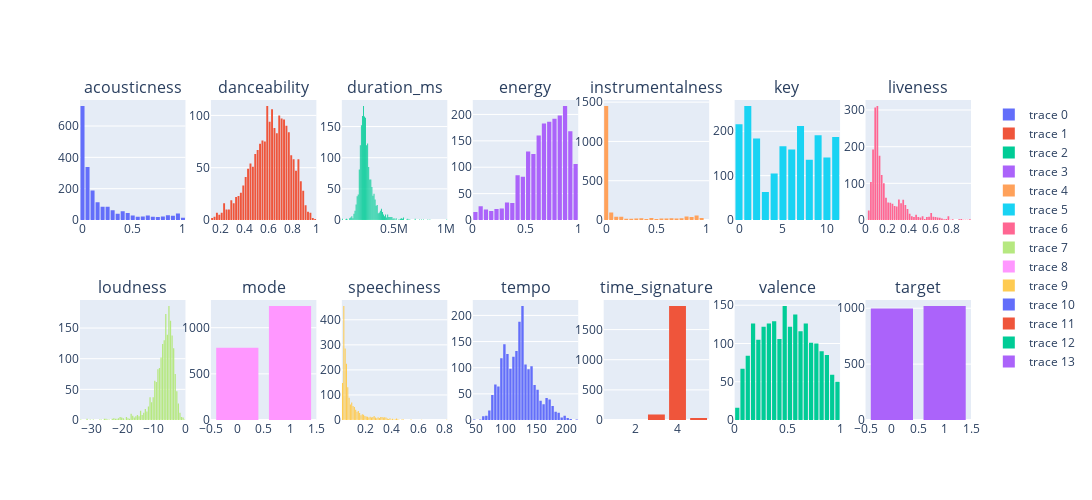

The notebook cell saved with this chart:
### Code cell
j=1
d=1

part1=spotify_df[dist_cols].columns[0:7]
part2=spotify_df[dist_cols].columns[7:14]


fig= make_subplots(rows=2, cols=7, start_cell ='top-left', subplot_titles=('acousticness', 'danceability', 'duration_ms', 'energy',
       'instrumentalness', 'key', 'liveness','loudness', 'mode', 'speechiness', 'tempo', 'time_signature', 'valence',
       'target'))


for k in part2:
    for i in part1:
        if j<8:
            fig.add_trace(go.Histogram(x=spotify_df[i]),row=1,col=j)
            j+=1
    if d<8:
        fig.add_trace(go.Histogram(x=spotify_df[k]),row=2,col=d)
        d+=1
fig.update_layout(bargap=.2,width=1100,height=500)
fig.show()

### Figure 1 — Plotly figure (JSON) as saved in the notebook; plotly's stock layout.template omitted (floating-point values rounded to 4 significant figures; data arrays with more than 128 entries replaced by an {"elided": "..."} marker saying what was removed)
{"data": [{"type": "histogram", "x": {"elided": "2017 float values"}, "xaxis": "x", "yaxis": "y"}, {"type": "histogram", "x": {"elided": "2017 float values"}, "xaxis": "x2", "yaxis": "y2"}, {"type": "histogram", "x": {"elided": "2017 int values"}, "xaxis": "x3", "yaxis": "y3"}, {"type": "histogram", "x": {"elided": "2017 float values"}, "xaxis": "x4", "yaxis": "y4"}, {"type": "histogram", "x": {"elided": "2017 float values"}, "xaxis": "x5", "yaxis": "y5"}, {"type": "histogram", "x": {"elided": "2017 int values"}, "xaxis": "x6", "yaxis": "y6"}, {"type": "histogram", "x": {"elided": "2017 float values"}, "xaxis": "x7", "yaxis": "y7"}, {"type": "histogram", "x": {"elided": "2017 float values"}, "xaxis": "x8", "yaxis": "y8"}, {"type": "histogram", "x": {"elided": "2017 int values"}, "xaxis": "x9", "yaxis": "y9"}, {"type": "histogram", "x": {"elided": "2017 float values"}, "xaxis": "x10", "yaxis": "y10"}, {"type": "histogram", "x": {"elided": "2017 float values"}, "xaxis": "x11", "yaxis": "y11"}, {"type": "histogram", "x": {"elided": "2017 int values"}, "xaxis": "x12", "yaxis": "y12"}, {"type": "histogram", "x": {"elided": "2017 float values"}, "xaxis": "x13", "yaxis": "y13"}, {"type": "histogram", "x": {"elided": "2017 int values"}, "xaxis": "x14", "yaxis": "y14"}], "layout": {"annotations": [{"font": {"size": 16}, "showarrow": false, "text": "acousticness", "x": 0.05918, "xanchor": "center", "xref": "paper", "y": 1, "yanchor": "bottom", "yref": "paper"}, {"font": {"size": 16}, "showarrow": false, "text": "danceability", "x": 0.2061, "xanchor": "center", "xref": "paper", "y": 1, "yanchor": "bottom", "yref": "paper"}, {"font": {"size": 16}, "showarrow": false, "text": "duration_ms", "x": 0.3531, "xanchor": "center", "xref": "paper", "y": 1, "yanchor": "bottom", "yref": "paper"}, {"font": {"size": 16}, "showarrow": false, "text": "energy", "x": 0.5, "xanchor": "center", "xref": "paper", "y": 1, "yanchor": "bottom", "yref": "paper"}, {"font": {"size": 16}, "showarrow": false, "text": "instrumentalness", "x": 0.6469, "xanchor": "center", "xref": "paper", "y": 1, "yanchor": "bottom", "yref": "paper"}, {"font": {"size": 16}, "showarrow": false, "text": "key", "x": 0.7939, "xanchor": "center", "xref": "paper", "y": 1, "yanchor": "bottom", "yref": "paper"}, {"font": {"size": 16}, "showarrow": false, "text": "liveness", "x": 0.9408, "xanchor": "center", "xref": "paper", "y": 1, "yanchor": "bottom", "yref": "paper"}, {"font": {"size": 16}, "showarrow": false, "text": "loudness", "x": 0.05918, "xanchor": "center", "xref": "paper", "y": 0.375, "yanchor": "bottom", "yref": "paper"}, {"font": {"size": 16}, "showarrow": false, "text": "mode", "x": 0.2061, "xanchor": "center", "xref": "paper", "y": 0.375, "yanchor": "bottom", "yref": "paper"}, {"font": {"size": 16}, "showarrow": false, "text": "speechiness", "x": 0.3531, "xanchor": "center", "xref": "paper", "y": 0.375, "yanchor": "bottom", "yref": "paper"}, {"font": {"size": 16}, "showarrow": false, "text": "tempo", "x": 0.5, "xanchor": "center", "xref": "paper", "y": 0.375, "yanchor": "bottom", "yref": "paper"}, {"font": {"size": 16}, "showarrow": false, "text": "time_signature", "x": 0.6469, "xanchor": "center", "xref": "paper", "y": 0.375, "yanchor": "bottom", "yref": "paper"}, {"font": {"size": 16}, "showarrow": false, "text": "valence", "x": 0.7939, "xanchor": "center", "xref": "paper", "y": 0.375, "yanchor": "bottom", "yref": "paper"}, {"font": {"size": 16}, "showarrow": false, "text": "target", "x": 0.9408, "xanchor": "center", "xref": "paper", "y": 0.375, "yanchor": "bottom", "yref": "paper"}], "bargap": 0.2, "height": 500, "width": 1100, "xaxis": {"anchor": "y", "autorange": true, "domain": [0, 0.1184], "range": [-0.025, 1.025], "type": "linear"}, "xaxis10": {"anchor": "y10", "autorange": true, "domain": [0.2939, 0.4122], "range": [0.02, 0.82], "type": "linear"}, "xaxis11": {"anchor": "y11", "autorange": true, "domain": [0.4408, 0.5592], "range": [45, 220], "type": "linear"}, "xaxis12": {"anchor": "y12", "autorange": true, "domain": [0.5878, 0.7061], "range": [0.5, 5.5], "type": "linear"}, "xaxis13": {"anchor": "y13", "autorange": true, "domain": [0.7347, 0.8531], "range": [3.469e-17, 1], "type": "linear"}, "xaxis14": {"anchor": "y14", "autorange": true, "domain": [0.8816, 1.0], "range": [-0.5, 1.5], "type": "linear"}, "xaxis2": {"anchor": "y2", "autorange": true, "domain": [0.1469, 0.2653], "range": [0.12, 1], "type": "linear"}, "xaxis3": {"anchor": "y3", "autorange": true, "domain": [0.2939, 0.4122], "range": [10000.0, 1010000.0], "type": "linear"}, "xaxis4": {"anchor": "y4", "autorange": true, "domain": [0.4408, 0.5592], "range": [3.469e-17, 1], "type": "linear"}, "xaxis5": {"anchor": "y5", "autorange": true, "domain": [0.5878, 0.7061], "range": [-0.025, 1.025], "type": "linear"}, "xaxis6": {"anchor": "y6", "autorange": true, "domain": [0.7347, 0.8531], "range": [-0.5, 11.5], "type": "linear"}, "xaxis7": {"anchor": "y7", "autorange": true, "domain": [0.8816, 1.0], "range": [4.684e-17, 0.98], "type": "linear"}, "xaxis8": {"anchor": "y8", "autorange": true, "domain": [0, 0.1184], "range": [-33.5, 0], "type": "linear"}, "xaxis9": {"anchor": "y9", "autorange": true, "domain": [0.1469, 0.2653], "range": [-0.5, 1.5], "type": "linear"}, "yaxis": {"anchor": "x", "autorange": true, "domain": [0.625, 1], "range": [0, 766.3]}, "yaxis10": {"anchor": "x10", "autorange": true, "domain": [0, 0.375], "range": [0, 478.9]}, "yaxis11": {"anchor": "x11", "autorange": true, "domain": [0, 0.375], "range": [0, 229.5]}, "yaxis12": {"anchor": "x12", "autorange": true, "domain": [0, 0.375], "range": [0, 1991.0]}, "yaxis13": {"anchor": "x13", "autorange": true, "domain": [0, 0.375], "range": [0, 156.8]}, "yaxis14": {"anchor": "x14", "autorange": true, "domain": [0, 0.375], "range": [0, 1074.0]}, "yaxis2": {"anchor": "x2", "autorange": true, "domain": [0.625, 1], "range": [0, 114.7]}, "yaxis3": {"anchor": "x3", "autorange": true, "domain": [0.625, 1], "range": [0, 192.6]}, "yaxis4": {"anchor": "x4", "autorange": true, "domain": [0.625, 1], "range": [0, 227.4]}, "yaxis5": {"anchor": "x5", "autorange": true, "domain": [0.625, 1], "range": [0, 1527.0]}, "yaxis6": {"anchor": "x6", "autorange": true, "domain": [0.625, 1], "range": [0, 270.5]}, "yaxis7": {"anchor": "x7", "autorange": true, "domain": [0.625, 1], "range": [0, 327.4]}, "yaxis8": {"anchor": "x8", "autorange": true, "domain": [0, 0.375], "range": [0, 195.8]}, "yaxis9": {"anchor": "x9", "autorange": true, "domain": [0, 0.375], "range": [0, 1300]}}}
